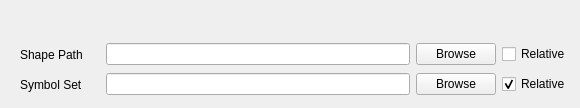
     <widget class="QWidget" name="pathTabForm">
      <attribute name="title">
       <string>Path</string>
      </attribute>
      <attribute name="toolTip">
       <string>&lt;html&gt;&lt;head/&gt;&lt;body&gt;&lt;p&gt;Path configuration for the map object.&lt;/p&gt;&lt;/body&gt;&lt;/html&gt;</string>
      </attribute>
      <widget class="QWidget" name="layoutWidget7">
       <property name="geometry">
        <rect>
         <x>20</x>
         <y>70</y>
         <width>551</width>
         <height>29</height>
        </rect>
       </property>
       <layout class="QHBoxLayout" name="horizontalLayout_10">
        <item>
         <widget class="QLabel" name="mf_map_symbolset_label">
          <property name="minimumSize">
           <size>
            <width>80</width>
            <height>0</height>
           </size>
          </property>
          <property name="text">
           <string>Symbol Set</string>
          </property>
         </widget>
        </item>
        <item>
         <widget class="QLineEdit" name="mf_map_symbolset"/>
        </item>
        <item>
         <widget class="QPushButton" name="mf_map_symbolset_browse">
          <property name="text">
           <string>Browse</string>
          </property>
         </widget>
        </item>
        <item>
         <widget class="QCheckBox" name="mf_map_symbolset_relative">
          <property name="text">
           <string>Relative</string>
          </property>
          <property name="checked">
           <bool>true</bool>
          </property>
         </widget>
        </item>
       </layout>
      </widget>
      <widget class="QWidget" name="layoutWidget8">
       <property name="geometry">
        <rect>
         <x>20</x>
         <y>40</y>
         <width>551</width>
         <height>29</height>
        </rect>
       </property>
       <layout class="QHBoxLayout" name="horizontalLayout_11">
        <item>
         <widget class="QLabel" name="mf_map_shapepath_label">
          <property name="minimumSize">
           <size>
            <width>80</width>
            <height>0</height>
           </size>
          </property>
          <property name="text">
           <string>Shape Path</string>
          </property>
         </widget>
        </item>
        <item>
         <widget class="QLineEdit" name="mf_map_shapepath">
          <property name="toolTip">
           <string>&lt;html&gt;&lt;head/&gt;&lt;body&gt;&lt;p&gt;Path to the directory where are located most of your files.&lt;/p&gt;&lt;/body&gt;&lt;/html&gt;</string>
          </property>
         </widget>
        </item>
        <item>
         <widget class="QPushButton" name="mf_map_shapepath_browse">
          <property name="text">
           <string>Browse</string>
          </property>
         </widget>
        </item>
        <item>
         <widget class="QCheckBox" name="mf_map_shapepath_relative">
          <property name="text">
           <string>Relative</string>
          </property>
          <property name="checked">
           <bool>false</bool>
          </property>
         </widget>
        </item>
       </layout>
      </widget>
     </widget>
